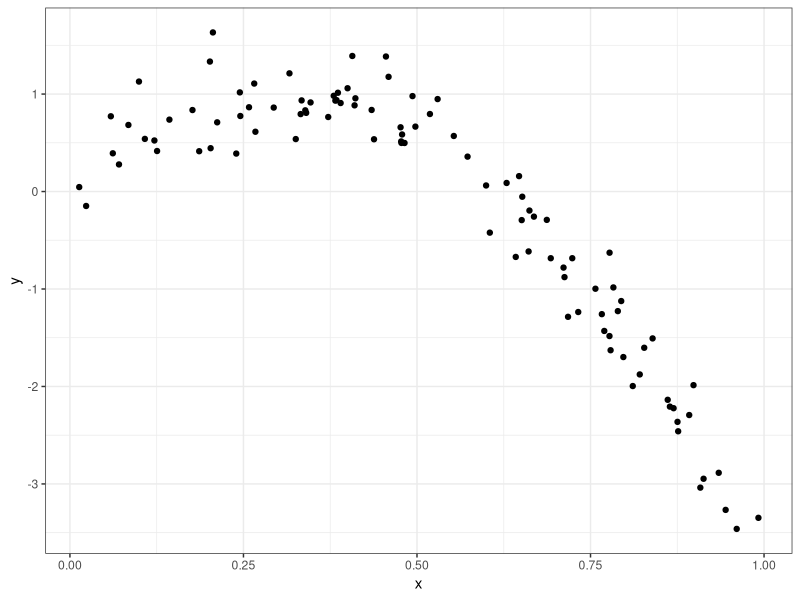
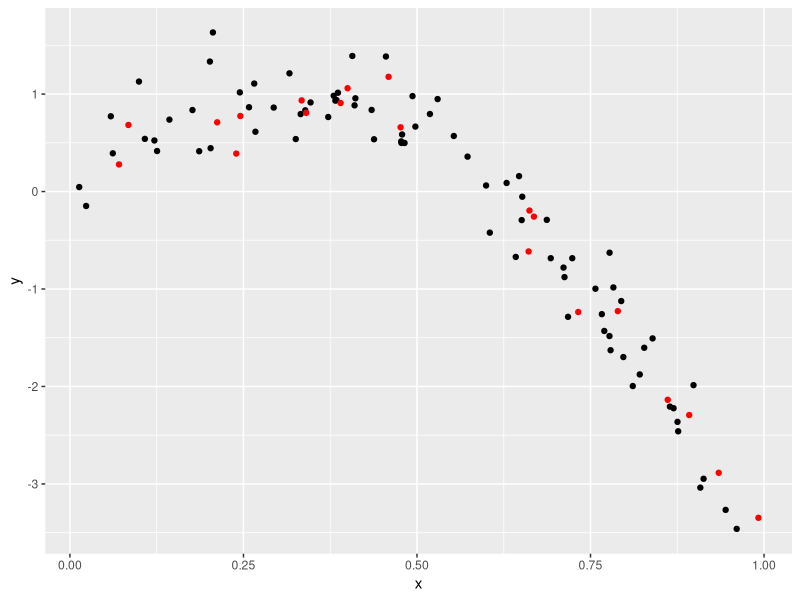
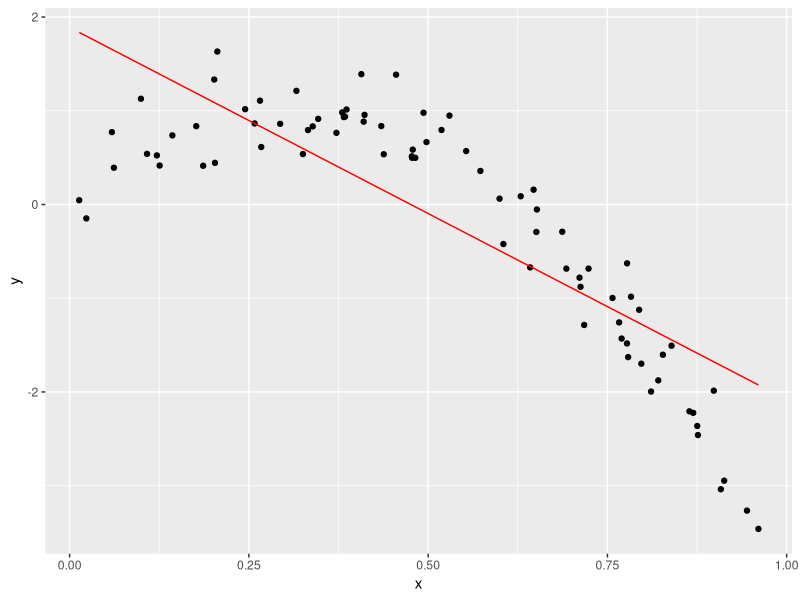
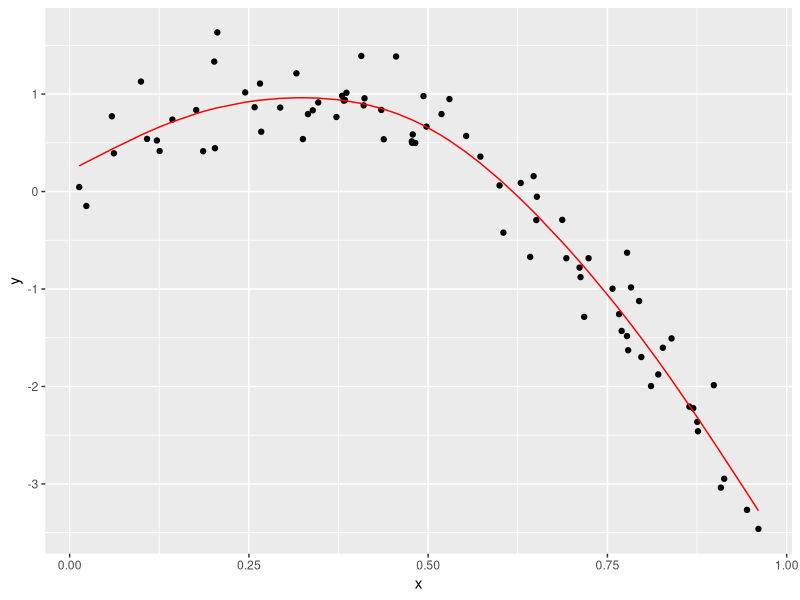
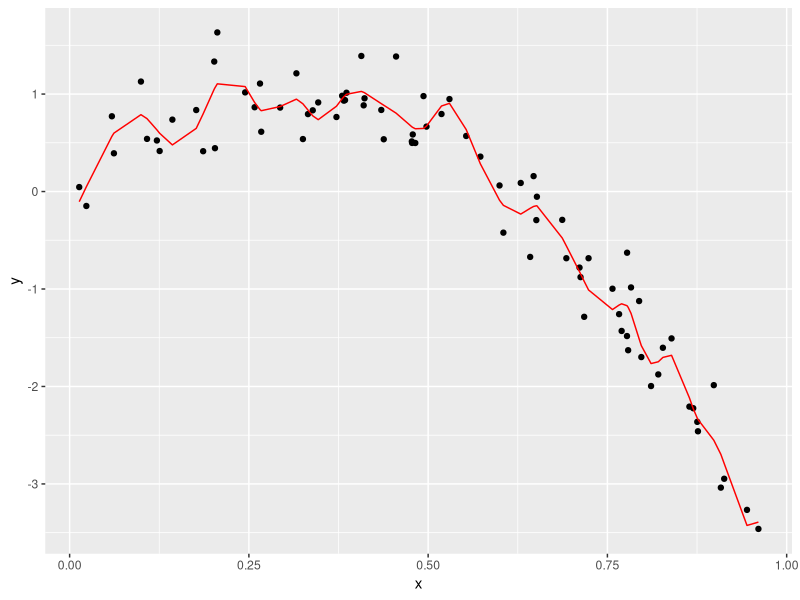

These figures' R source, in order:
## ---- chunk 1
knitr::opts_chunk$set(echo = TRUE)
library(tidyverse)
library(modelr)
library(mgcv)

set.seed(1)
## ---- chunk 2
nonlin_df = 
  tibble(
    id = 1:100,
    x = runif(100, 0, 1),
    y = 1 - 10 * (x - .3) ^ 2 + rnorm(100, 0, .3)
  )

nonlin_df %>% 
  ggplot(aes(x = x, y = y)) + 
  geom_point() + theme_bw()
## ---- chunk 3
train_df = sample_frac(nonlin_df, .80)
test_df = anti_join(nonlin_df, train_df, by = "id")

ggplot(train_df, aes(x = x, y = y)) + 
  geom_point() + 
  geom_point(data = test_df, color = "red")
## ---- chunk 4
linear_mod = lm(y ~ x, data = train_df)
smooth_mod = mgcv::gam(y ~ s(x), data = train_df)
wiggly_mod = mgcv::gam(y ~ s(x, k = 30), sp = 10e-6, data = train_df)
## ---- chunk 5
train_df %>% 
  add_predictions(linear_mod) %>% 
  ggplot(aes(x = x, y = y)) + geom_point() + 
  geom_line(aes(y = pred), color = "red")
## ---- chunk 6
train_df %>% 
  add_predictions(smooth_mod) %>% 
  ggplot(aes(x = x, y = y)) + geom_point() + 
  geom_line(aes(y = pred), color = "red")
## ---- chunk 7
train_df %>% 
  add_predictions(wiggly_mod) %>% 
  ggplot(aes(x = x, y = y)) + geom_point() + 
  geom_line(aes(y = pred), color = "red")
## ---- chunk 8
rmse(linear_mod, test_df)
rmse(smooth_mod, test_df)
rmse(wiggly_mod, test_df)

## ---- chunk 9
cv_df =
  crossv_mc(nonlin_df, 100)
## ---- chunk 10
cv_df %>%  pull(train) %>% .[[3]] %>%  as_tibble
## ---- chunk 11
cv_df =
  cv_df %>% 
  mutate(
    train = map(train, as_tibble),
    test = map(test, as_tibble))
